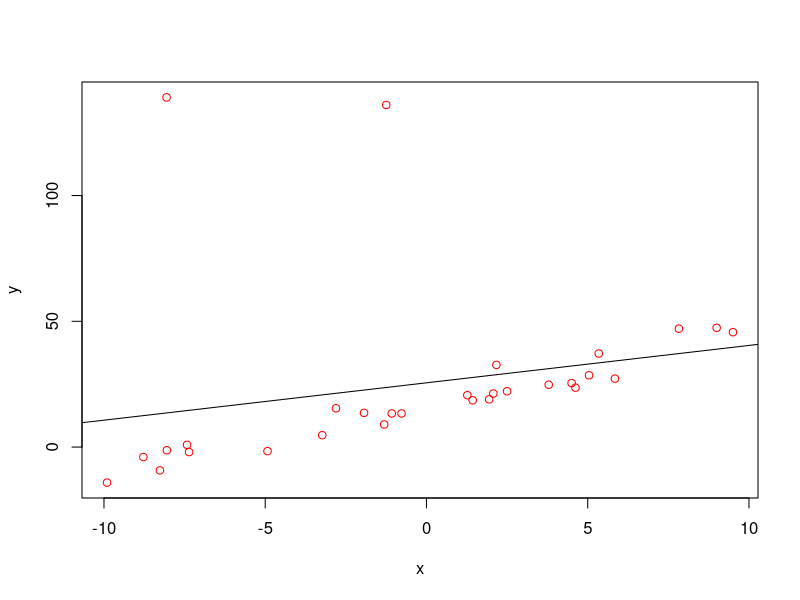

Write the R code that produced this figure.
data = read.csv("data_lin.csv")
x=data[,2]
y=data[,3]
X = matrix(1,length(x),2)
X[,2] = x
Y = matrix(1,length(y),1)
Y[,1] = y
B = solve(t(X)%*%X)%*%t(X)%*%Y
cat("slope =", B[2,1],"\n")
cat("y intercept =",B[1,1],"\n")
png(file = "taskB.png")
plot(x,y,col="red")
abline(a = B[1,1],b=B[2,1])
dev.off()